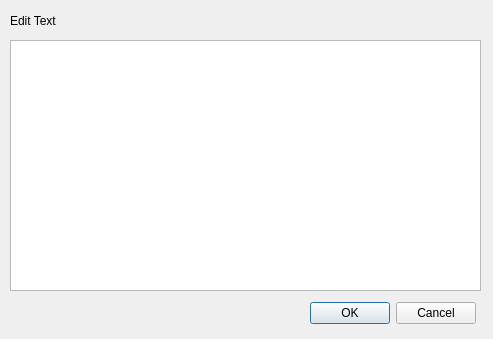
<?xml version="1.0" encoding="UTF-8"?>
<ui version="4.0">
 <class>Dialog</class>
 <widget class="QDialog" name="Dialog">
  <property name="geometry">
   <rect>
    <x>0</x>
    <y>0</y>
    <width>493</width>
    <height>339</height>
   </rect>
  </property>
  <property name="minimumSize">
   <size>
    <width>493</width>
    <height>339</height>
   </size>
  </property>
  <property name="maximumSize">
   <size>
    <width>493</width>
    <height>339</height>
   </size>
  </property>
  <property name="windowTitle">
   <string>Edit Property</string>
  </property>
  <widget class="QLabel" name="editPropertyLabel">
   <property name="geometry">
    <rect>
     <x>10</x>
     <y>10</y>
     <width>121</width>
     <height>21</height>
    </rect>
   </property>
   <property name="text">
    <string>Edit Text</string>
   </property>
  </widget>
  <widget class="QPlainTextEdit" name="editField">
   <property name="geometry">
    <rect>
     <x>10</x>
     <y>40</y>
     <width>471</width>
     <height>251</height>
    </rect>
   </property>
   <property name="font">
    <font>
     <family>Monospace</family>
     <pointsize>12</pointsize>
    </font>
   </property>
  </widget>
  <widget class="QDialogButtonBox" name="buttonBox">
   <property name="geometry">
    <rect>
     <x>310</x>
     <y>300</y>
     <width>166</width>
     <height>27</height>
    </rect>
   </property>
   <property name="standardButtons">
    <set>QDialogButtonBox::Cancel|QDialogButtonBox::Ok</set>
   </property>
  </widget>
 </widget>
 <resources/>
 <connections/>
</ui>
